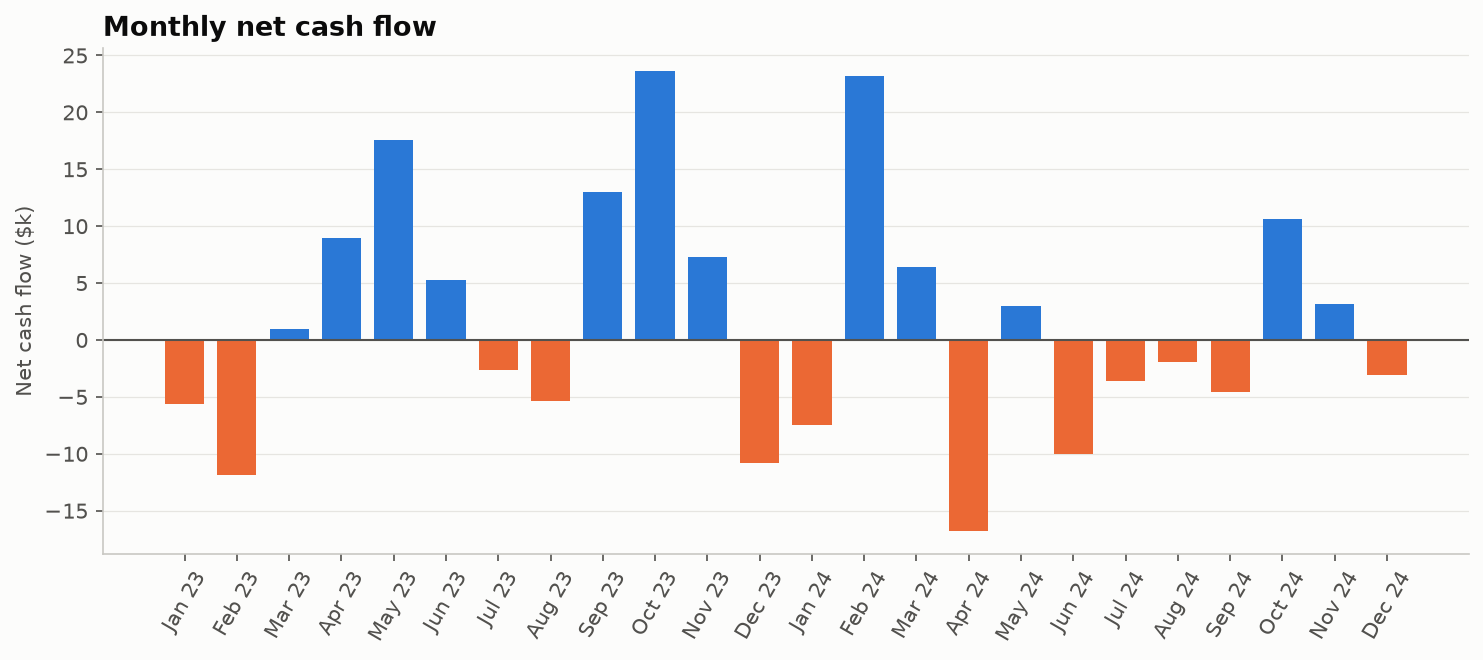

Recreate this plot in Python.
"""
Diverging Column (over time)  -  family: Deviation

DESIGN PURPOSE
Vertical bars rising from or falling below zero, one per time period. Each
discrete period's positive or negative result stands on its own.

WHEN TO USE
  - Show discrete periods with signed results (monthly net cash flow,
    quarterly earnings surprise)
  - Count the positive and negative periods

AVOID WHEN
  - The data is continuous and dense (use a surplus/deficit line)
  - There are more than ~60 periods

ALTERNATIVES
  - Surplus/deficit filled line
  - Waterfall chart (to show the cumulative effect)

EXAMPLE
Monthly net cash flow of a small business over two years.

Run:  python diverging_column_time.py
"""
import sys
from pathlib import Path

import numpy as np
import pandas as pd
import matplotlib.pyplot as plt

# Library style: categorical colors in fixed order, recessive axes, hairline grid.
PALETTE = ["#2a78d6", "#eb6834", "#1baf7a", "#eda100",
           "#e87ba4", "#008300", "#6250d6", "#e34948"]
SEQ_CMAP = "Blues"      # sequential: one hue, light -> dark
DIV_CMAP = "RdBu_r"     # diverging: two opposite hues, neutral midpoint
GRAY = "#b8b7b1"        # de-emphasised marks
plt.rcParams.update({
    "figure.figsize": (8, 4.8), "figure.dpi": 110, "figure.facecolor": "#fcfcfb",
    "axes.facecolor": "#fcfcfb", "axes.edgecolor": "#c9c8c3", "axes.linewidth": 0.8,
    "axes.spines.top": False, "axes.spines.right": False,
    "axes.grid": True, "grid.color": "#e6e5e1", "grid.linewidth": 0.6, "axes.axisbelow": True,
    "axes.prop_cycle": plt.cycler(color=PALETTE),
    "axes.titlesize": 13, "axes.titleweight": "bold", "axes.titlelocation": "left",
    "axes.labelcolor": "#52514e", "xtick.color": "#52514e", "ytick.color": "#52514e",
    "text.color": "#0b0b0b", "font.size": 10, "lines.linewidth": 2,
    "legend.frameon": False,
})

# --- Example data ------------------------------------------------------------
rng = np.random.default_rng(5)
months = pd.period_range("2023-01", periods=24, freq="M")
df = pd.DataFrame({"month": months.strftime("%b %y"),
                   "net_cash_k": (rng.normal(4, 12, 24)).round(1)})
df.head()

# --- Plot --------------------------------------------------------------------
fig, ax = plt.subplots(figsize=(10, 4.5))
colors = np.where(df["net_cash_k"] >= 0, PALETTE[0], PALETTE[1])
ax.bar(df["month"], df["net_cash_k"], color=colors, width=0.75)
ax.axhline(0, color="#52514e", linewidth=1)
ax.set_ylabel("Net cash flow ($k)")
ax.set_title("Monthly net cash flow")
ax.tick_params(axis="x", rotation=60)
ax.grid(axis="x", visible=False)
fig.tight_layout()

# --- Save / show -------------------------------------------------------------
out = Path(__file__).with_name(Path(__file__).stem + ".png")
fig.savefig(out, dpi=150, bbox_inches="tight")
print(f"saved {out}")
if "--no-show" not in sys.argv:
    plt.show()
